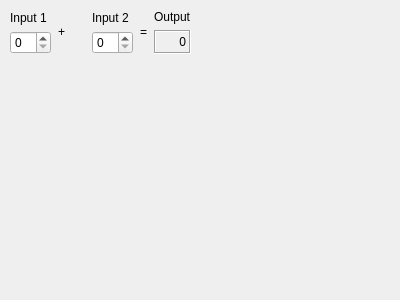
<ui version="4.0" >
  <author></author>
  <comment></comment>
  <exportmacro></exportmacro>
  <class>CalculatorForm</class>
  <widget class="QWidget" name="CalculatorForm" >
   <property name="objectName" >
    <string notr="true" >CalculatorForm</string>
   </property>
   <property name="geometry" >
    <rect>
     <x>0</x>
     <y>0</y>
     <width>400</width>
     <height>300</height>
    </rect>
   </property>
   <property name="sizePolicy" >
    <sizepolicy>
     <hsizetype>5</hsizetype>
     <vsizetype>5</vsizetype>
     <horstretch>0</horstretch>
     <verstretch>0</verstretch>
    </sizepolicy>
   </property>
   <property name="windowTitle" >
    <string>Calculator Form</string>
   </property>
   <layout class="QGridLayout" >
    <property name="objectName" >
     <string notr="true" />
    </property>
    <property name="margin" >
     <number>9</number>
    </property>
    <property name="spacing" >
     <number>6</number>
    </property>
    <item row="0" column="6" >
     <spacer>
      <property name="objectName" >
       <string notr="true" >horizontalSpacer</string>
      </property>
      <property name="geometry" >
       <rect>
        <x>239</x>
        <y>9</y>
        <width>152</width>
        <height>52</height>
       </rect>
      </property>
      <property name="orientation" >
       <enum>Qt::Horizontal</enum>
      </property>
      <property name="sizeHint" >
       <size>
        <width>40</width>
        <height>20</height>
       </size>
      </property>
     </spacer>
    </item>
    <item row="0" column="4" >
     <widget class="QLabel" name="label_3_2" >
      <property name="objectName" >
       <string notr="true" >label_3_2</string>
      </property>
      <property name="geometry" >
       <rect>
        <x>169</x>
        <y>9</y>
        <width>20</width>
        <height>52</height>
       </rect>
      </property>
      <property name="text" >
       <string>=</string>
      </property>
      <property name="alignment" >
       <set>Qt::AlignCenter</set>
      </property>
     </widget>
    </item>
    <item row="0" column="5" >
     <layout class="QVBoxLayout" >
      <property name="objectName" >
       <string notr="true" />
      </property>
      <property name="margin" >
       <number>1</number>
      </property>
      <property name="spacing" >
       <number>6</number>
      </property>
      <item>
       <widget class="QLabel" name="label_2_2_2" >
        <property name="objectName" >
         <string notr="true" >label_2_2_2</string>
        </property>
        <property name="geometry" >
         <rect>
          <x>1</x>
          <y>1</y>
          <width>36</width>
          <height>17</height>
         </rect>
        </property>
        <property name="text" >
         <string>Output</string>
        </property>
       </widget>
      </item>
      <item>
       <widget class="QLabel" name="outputWidget" >
        <property name="objectName" >
         <string notr="true" >outputWidget</string>
        </property>
        <property name="geometry" >
         <rect>
          <x>1</x>
          <y>24</y>
          <width>36</width>
          <height>27</height>
         </rect>
        </property>
        <property name="frameShape" >
         <enum>QFrame::Box</enum>
        </property>
        <property name="frameShadow" >
         <enum>QFrame::Sunken</enum>
        </property>
        <property name="text" >
         <string>0</string>
        </property>
        <property name="alignment" >
         <set>Qt::AlignAbsolute|Qt::AlignBottom|Qt::AlignCenter|Qt::AlignHCenter|Qt::AlignHorizontal_Mask|Qt::AlignJustify|Qt::AlignLeading|Qt::AlignLeft|Qt::AlignRight|Qt::AlignTop|Qt::AlignTrailing|Qt::AlignVCenter|Qt::AlignVertical_Mask</set>
        </property>
       </widget>
      </item>
     </layout>
    </item>
    <item row="1" column="2" >
     <spacer>
      <property name="objectName" >
       <string notr="true" >verticalSpacer</string>
      </property>
      <property name="geometry" >
       <rect>
        <x>89</x>
        <y>67</y>
        <width>20</width>
        <height>224</height>
       </rect>
      </property>
      <property name="orientation" >
       <enum>Qt::Vertical</enum>
      </property>
      <property name="sizeHint" >
       <size>
        <width>20</width>
        <height>40</height>
       </size>
      </property>
     </spacer>
    </item>
    <item row="0" column="3" >
     <layout class="QVBoxLayout" >
      <property name="objectName" >
       <string notr="true" />
      </property>
      <property name="margin" >
       <number>1</number>
      </property>
      <property name="spacing" >
       <number>6</number>
      </property>
      <item>
       <widget class="QLabel" name="label_2" >
        <property name="objectName" >
         <string notr="true" >label_2</string>
        </property>
        <property name="geometry" >
         <rect>
          <x>1</x>
          <y>1</y>
          <width>46</width>
          <height>19</height>
         </rect>
        </property>
        <property name="text" >
         <string>Input 2</string>
        </property>
       </widget>
      </item>
      <item>
       <widget class="QSpinBox" name="inputSpinBox2" >
        <property name="objectName" >
         <string notr="true" >inputSpinBox2</string>
        </property>
        <property name="geometry" >
         <rect>
          <x>1</x>
          <y>26</y>
          <width>46</width>
          <height>25</height>
         </rect>
        </property>
       </widget>
      </item>
     </layout>
    </item>
    <item row="0" column="1" >
     <widget class="QLabel" name="label_3" >
      <property name="objectName" >
       <string notr="true" >label_3</string>
      </property>
      <property name="geometry" >
       <rect>
        <x>63</x>
        <y>9</y>
        <width>20</width>
        <height>52</height>
       </rect>
      </property>
      <property name="text" >
       <string>+</string>
      </property>
      <property name="alignment" >
       <set>Qt::AlignCenter</set>
      </property>
     </widget>
    </item>
    <item row="0" column="0" >
     <layout class="QVBoxLayout" >
      <property name="objectName" >
       <string notr="true" />
      </property>
      <property name="margin" >
       <number>1</number>
      </property>
      <property name="spacing" >
       <number>6</number>
      </property>
      <item>
       <widget class="QLabel" name="label" >
        <property name="objectName" >
         <string notr="true" >label</string>
        </property>
        <property name="geometry" >
         <rect>
          <x>1</x>
          <y>1</y>
          <width>46</width>
          <height>19</height>
         </rect>
        </property>
        <property name="text" >
         <string>Input 1</string>
        </property>
       </widget>
      </item>
      <item>
       <widget class="QSpinBox" name="inputSpinBox1" >
        <property name="objectName" >
         <string notr="true" >inputSpinBox1</string>
        </property>
        <property name="geometry" >
         <rect>
          <x>1</x>
          <y>26</y>
          <width>46</width>
          <height>25</height>
         </rect>
        </property>
       </widget>
      </item>
     </layout>
    </item>
   </layout>
  </widget>
  <pixmapfunction></pixmapfunction>
  <resources/>
  <connections/>
 </ui>
